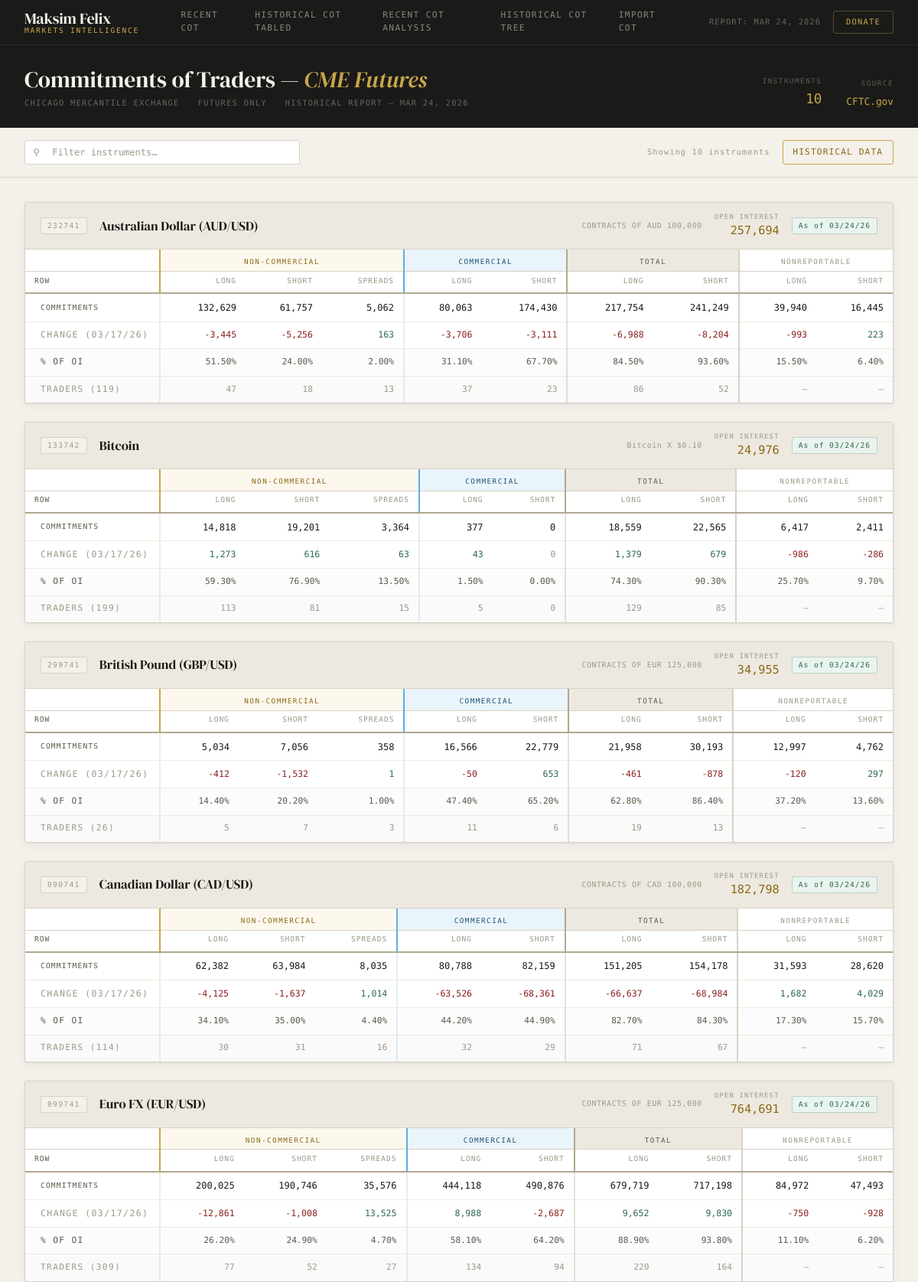
/date/2026-03-24/ (upper part), run on the app's committed database.
### Handle_Raw_COT/models.py (models this page shows, shortened)
class CotReport(models.Model):
    name         = models.CharField(
        max_length=64,
        choices=INSTRUMENT_CHOICES,
        db_index=True,
    )
    code         = models.CharField(
        max_length=20,
        blank=True,
        help_text="CFTC instrument code, e.g. 099741",
    )
    asset_class  = models.CharField(
        max_length=10,
        choices=ASSET_CLASS_CHOICES,
        blank=True,
        db_index=True,
    )
    contract_spec = models.CharField(
        max_length=128,
        blank=True,
        help_text="e.g. CONTRACTS OF EUR 125,000",
    )
    as_of_date   = models.DateField(
        db_index=True,
        help_text="CFTC report date (Tuesday of the reporting week)",
    )
    prev_date    = models.DateField(
        null=True, blank=True,
        help_text="Prior week date used for change calculations",
    )
    source_file  = models.CharField(
        max_length=128,
        blank=True,
        help_text="Original filename, e.g. deacmesf.htm",
    )
    import_log   = models.ForeignKey(
        ImportLog,
        null=True, blank=True,
        on_delete=models.SET_NULL,
        related_name="reports",
        help_text="The upload session that created/updated this row",
    )
    open_interest = models.BigIntegerField(default=0)
    oi_change     = models.BigIntegerField(
        default=0,
        help_text="Change in open interest from prior week (signed)",
    )
    nc_long    = models.BigIntegerField(default=0)
    nc_short   = models.BigIntegerField(default=0)
    nc_spreads = models.BigIntegerField(default=0)
    comm_long  = models.BigIntegerField(default=0)
    comm_short = models.BigIntegerField(default=0)
    total_long  = models.BigIntegerField(default=0)
    total_short = models.BigIntegerField(default=0)
    nr_long  = models.BigIntegerField(default=0)
    nr_short = models.BigIntegerField(default=0)
    chg_nc_long    = models.BigIntegerField(default=0)
    chg_nc_short   = models.BigIntegerField(default=0)
    chg_nc_spreads = models.BigIntegerField(default=0)
    chg_comm_long  = models.BigIntegerField(default=0)
    chg_comm_short = models.BigIntegerField(default=0)
    chg_total_long  = models.BigIntegerField(default=0)
    chg_total_short = models.BigIntegerField(default=0)
    chg_nr_long  = models.BigIntegerField(default=0)
    chg_nr_short = models.BigIntegerField(default=0)
    pct_nc_long    = models.DecimalField(max_digits=6, decimal_places=2, default=0)
    pct_nc_short   = models.DecimalField(max_digits=6, decimal_places=2, default=0)
    pct_nc_spreads = models.DecimalField(max_digits=6, decimal_places=2, default=0)
    pct_comm_long  = models.DecimalField(max_digits=6, decimal_places=2, default=0)
    pct_comm_short = models.DecimalField(max_digits=6, decimal_places=2, default=0)
    pct_total_long  = models.DecimalField(max_digits=6, decimal_places=2, default=0)
    pct_total_short = models.DecimalField(max_digits=6, decimal_places=2, default=0)
    pct_nr_long  = models.DecimalField(max_digits=6, decimal_places=2, default=0)
    pct_nr_short = models.DecimalField(max_digits=6, decimal_places=2, default=0)
    traders_total = models.PositiveIntegerField(default=0)
    trd_nc_long    = models.PositiveIntegerField(default=0)
    trd_nc_short   = models.PositiveIntegerField(default=0)
    trd_nc_spreads = models.PositiveIntegerField(default=0)
    trd_comm_long  = models.PositiveIntegerField(default=0)
    trd_comm_short = models.PositiveIntegerField(default=0)
    trd_total_long  = models.PositiveIntegerField(default=0)
    trd_total_short = models.PositiveIntegerField(default=0)
    created_at = models.DateTimeField(auto_now_add=True)
    updated_at = models.DateTimeField(auto_now=True)
    class Meta:
        constraints = [
            models.UniqueConstraint(
                fields=["name", "as_of_date"],
                name="unique_instrument_per_week",
            )
        ]
        ordering = ["-as_of_date", "name"]
        indexes = [
            models.Index(fields=["name", "as_of_date"]),    # primary lookup
            models.Index(fields=["as_of_date"]),             # all instruments for a week
            models.Index(fields=["asset_class", "as_of_date"]),  # filter by asset class
            models.Index(fields=["name", "-as_of_date"]),   # history for one instrument
        ]
        verbose_name = "COT Report"
        verbose_name_plural = "COT Reports"

### Display_Data/views.py (the view)
# urls.py: path('date/<str:date_str>/', views.date_detail, name='date_detail'),
def date_detail(request, date_str):
    from datetime import datetime
    try:
        date_obj = datetime.strptime(date_str, '%Y-%m-%d').date()
        reports = CotReport.objects.filter(as_of_date=date_obj).order_by('name')
        nav_items = get_nav_items()
        return render(request, 'Display/index.html', {
            'reports': reports,
            'instruments_count': reports.count(),
            'latest_date': date_obj,
            'all_dates': CotReport.objects.order_by('-as_of_date').values_list('as_of_date', flat=True).distinct(),
            'is_historical': True,
            'nav_items': nav_items,
        })
    except ValueError:
        return render(request, 'Display/date_list.html', {
            'error': 'Invalid date format',
        })

### Display_Data/views.py (called while the page is built)
def get_nav_items():
    return [
        {'url': '/', 'label': 'Recent COT'},
        {'url': '/dates/', 'label': 'Historical COT Tabled'},
        {'url': '/analysis/', 'label': 'Recent COT Analysis'},
        {'url': '/signals/', 'label': 'Historical COT Tree'},
        {'url': '/donate/', 'label': 'Import COT'},
    ]

### Templates/Display/index.html (shortened to what this page needs)
<!DOCTYPE html>
<html lang="en">
<head>
  {% load humanize %}
</head>
<body>
<header class="site-header">
  <div class="header-inner">
    <a href="/" class="logo">
      <span class="logo-name">Maksim Felix</span>
      <span class="logo-tag">Markets Intelligence</span>
    </a>
    <nav class="nav-primary">
      {% for item in nav_items %}
        <a href="{{ item.url }}" class="">{{ item.label }}</a>
      {% endfor %}
    </nav>
    <div class="header-right">
      <span class="report-date">Report: {% if latest_date %}{{ latest_date|date:"M d, Y" }}{% else %}N/A{% endif %}</span>
      <a href="https://cliomaxin.github.io/maksimfelix/patreon.html" class="btn-contact">Donate</a>
    </div>
  </div>
</header>
<section class="page-hero">
  <div class="page-hero-inner">
    <div>
      <h1>Commitments of Traders — <em>CME Futures</em></h1>
      <div class="hero-sub">
        <span>Chicago Mercantile Exchange</span>
        <span>Futures Only</span>
        <span>{% if is_historical %}Historical Report{% else %}Latest Report{% endif %} — {{ latest_date|date:"M d, Y" }}</span>
      </div>
    </div>
    <div class="hero-stats">
      <div class="hero-stat">
        <div class="hero-stat-label">Instruments</div>
        <div class="hero-stat-value">{{ instruments_count|default:0 }}</div>
      </div>
      <div class="hero-stat">
        <div class="hero-stat-label">Source</div>
        <div class="hero-stat-value" style="font-size:0.8rem;padding-top:4px;">CFTC.gov</div>
      </div>
    </div>
  </div>
</section>
<div class="toolbar">
  <div class="toolbar-search">
    <span class="toolbar-search-icon">&#9906;</span>
    <input type="text" id="searchInput" placeholder="Filter instruments…" autocomplete="off" />
  </div>
  <span class="toolbar-count" id="countLabel">Showing {{ instruments_count|default:0 }} instruments</span>
  <a href="/dates/" style="font-family: var(--font-mono); font-size: 0.7rem; letter-spacing: 0.1em; text-transform: uppercase; color: var(--gold); border: 1px solid var(--gold-light); padding: 0.4rem 0.8rem; border-radius: var(--radius); transition: all 0.15s; background: transparent;" onmouseover="this.style.background='var(--gold)'; this.style.color='var(--bg)'; this.style.borderColor='var(--gold)';" onmouseout="this.style.background='transparent'; this.style.color='var(--gold)'; this.style.borderColor='var(--gold-light)';">Historical Data</a>
</div>
<main class="page-body" id="mainContent">
  {% for instrument in reports %}
  <div class="instrument-block" data-name="{{ instrument.name|lower }}" data-code="{{ instrument.code }}">
    <div class="instrument-header">
      <span class="instrument-code">{{ instrument.code }}</span>
      <span class="instrument-name">{{ instrument.get_name_display|default:instrument.name }}</span>
      <span class="instrument-spec">{{ instrument.contract_spec }}</span>
      <div class="instrument-oi">
        <span class="oi-label">Open Interest</span>
        <span class="oi-value">{{ instrument.open_interest|intcomma }}</span>
      </div>
      <span class="instrument-asof">As of {{ instrument.as_of_date|date:"m/d/y" }}</span>
    </div>
    <div class="cot-table-wrap">
      <table class="cot-table">
        <thead>
          <tr class="thead-groups">
            <th class="col-label"></th>
            <th class="col-nc" colspan="3">Non-Commercial</th>
            <th class="col-comm" colspan="2">Commercial</th>
            <th class="col-total" colspan="2">Total</th>
            <th class="col-nr" colspan="2">Nonreportable</th>
          </tr>
          <tr class="thead-cols">
            <th class="col-label-sub">Row</th>
            <th class="sep-nc">Long</th>
            <th>Short</th>
            <th>Spreads</th>
            <th class="sep-comm">Long</th>
            <th>Short</th>
            <th class="sep-total">Long</th>
            <th>Short</th>
            <th class="sep-nr">Long</th>
            <th>Short</th>
          </tr>
        </thead>
        <tbody>
          <tr class="row-commitments">
            <td class="row-label">Commitments</td>
            <td class="sep-nc">{{ instrument.nc_long|intcomma }}</td>
            <td>{{ instrument.nc_short|intcomma }}</td>
            <td>{{ instrument.nc_spreads|intcomma }}</td>
            <td class="sep-comm">{{ instrument.comm_long|intcomma }}</td>
            <td>{{ instrument.comm_short|intcomma }}</td>
            <td class="sep-total">{{ instrument.total_long|intcomma }}</td>
            <td>{{ instrument.total_short|intcomma }}</td>
            <td class="sep-nr">{{ instrument.nr_long|intcomma }}</td>
            <td>{{ instrument.nr_short|intcomma }}</td>
          </tr>
          <tr class="row-change">
            <td class="row-label">Change ({{ instrument.prev_date|date:"m/d/y" }})</td>
            <td class="sep-nc {% if instrument.chg_nc_long > 0 %}val-pos{% elif instrument.chg_nc_long < 0 %}val-neg{% else %}val-zero{% endif %}">{{ instrument.chg_nc_long|intcomma }}</td>
            <td class="{% if instrument.chg_nc_short > 0 %}val-pos{% elif instrument.chg_nc_short < 0 %}val-neg{% else %}val-zero{% endif %}">{{ instrument.chg_nc_short|intcomma }}</td>
            <td class="{% if instrument.chg_nc_spreads > 0 %}val-pos{% elif instrument.chg_nc_spreads < 0 %}val-neg{% else %}val-zero{% endif %}">{{ instrument.chg_nc_spreads|intcomma }}</td>
            <td class="sep-comm {% if instrument.chg_comm_long > 0 %}val-pos{% elif instrument.chg_comm_long < 0 %}val-neg{% else %}val-zero{% endif %}">{{ instrument.chg_comm_long|intcomma }}</td>
            <td class="{% if instrument.chg_comm_short > 0 %}val-pos{% elif instrument.chg_comm_short < 0 %}val-neg{% else %}val-zero{% endif %}">{{ instrument.chg_comm_short|intcomma }}</td>
            <td class="sep-total {% if instrument.chg_total_long > 0 %}val-pos{% elif instrument.chg_total_long < 0 %}val-neg{% else %}val-zero{% endif %}">{{ instrument.chg_total_long|intcomma }}</td>
            <td class="{% if instrument.chg_total_short > 0 %}val-pos{% elif instrument.chg_total_short < 0 %}val-neg{% else %}val-zero{% endif %}">{{ instrument.chg_total_short|intcomma }}</td>
            <td class="sep-nr {% if instrument.chg_nr_long > 0 %}val-pos{% elif instrument.chg_nr_long < 0 %}val-neg{% else %}val-zero{% endif %}">{{ instrument.chg_nr_long|intcomma }}</td>
            <td class="{% if instrument.chg_nr_short > 0 %}val-pos{% elif instrument.chg_nr_short < 0 %}val-neg{% else %}val-zero{% endif %}">{{ instrument.chg_nr_short|intcomma }}</td>
          </tr>
          <tr class="row-pct">
            <td class="row-label">% of OI</td>
            <td class="sep-nc">{{ instrument.pct_nc_long }}%</td>
            <td>{{ instrument.pct_nc_short }}%</td>
            <td>{{ instrument.pct_nc_spreads }}%</td>
            <td class="sep-comm">{{ instrument.pct_comm_long }}%</td>
            <td>{{ instrument.pct_comm_short }}%</td>
            <td class="sep-total">{{ instrument.pct_total_long }}%</td>
            <td>{{ instrument.pct_total_short }}%</td>
            <td class="sep-nr">{{ instrument.pct_nr_long }}%</td>
            <td>{{ instrument.pct_nr_short }}%</td>
          </tr>
          <tr class="row-traders">
            <td class="row-label">Traders ({{ instrument.traders_total }})</td>
            <td class="sep-nc">{{ instrument.trd_nc_long }}</td>
            <td>{{ instrument.trd_nc_short }}</td>
            <td>{{ instrument.trd_nc_spreads }}</td>
            <td class="sep-comm">{{ instrument.trd_comm_long }}</td>
            <td>{{ instrument.trd_comm_short }}</td>
            <td class="sep-total">{{ instrument.trd_total_long }}</td>
            <td>{{ instrument.trd_total_short }}</td>
            <td class="sep-nr">—</td>
            <td>—</td>
          </tr>
        </tbody>
      </table>
    </div>
  </div>
  {% empty %}
    <div class="no-data">No instrument reports available yet.</div>
  {% endfor %}
</main>
</body>
</html>

### data on the page
CotReport: code "232741", name "Australian Dollar (AUD/USD)", contract_spec "CONTRACTS OF AUD 100,000", open_interest "257,694", as_of_date "03/24/26", nc_long "132,629", nc_short "61,757", nc_spreads "5,062", comm_long "80,063", comm_short "174,430", total_long "217,754", total_short "241,249", nr_long "39,940", nr_short "16,445", prev_date "03/17/26", chg_nc_long "-3,445", chg_nc_short "-5,256", chg_nc_spreads "163", chg_comm_long "-3,706", chg_comm_short "-3,111", chg_total_long "-6,988", chg_total_short "-8,204", chg_nr_long "-993", chg_nr_short "223", pct_nc_long "51.50", pct_nc_short "24.00", pct_nc_spreads "2.00", pct_comm_long "31.10", pct_comm_short "67.70", pct_total_long "84.50", pct_total_short "93.60", pct_nr_long "15.50", pct_nr_short "6.40", traders_total "119", trd_nc_long "47", trd_nc_short "18", trd_nc_spreads "13", trd_comm_long "37", trd_comm_short "23", trd_total_long "86", trd_total_short "52"
CotReport: code "133742", name "Bitcoin", contract_spec "Bitcoin X $0.10", open_interest "24,976", as_of_date "03/24/26", nc_long "14,818", nc_short "19,201", nc_spreads "3,364", comm_long "377", comm_short "0", total_long "18,559", total_short "22,565", nr_long "6,417", nr_short "2,411", prev_date "03/17/26", chg_nc_long "1,273", chg_nc_short "616", chg_nc_spreads "63", chg_comm_long "43", chg_comm_short "0", chg_total_long "1,379", chg_total_short "679", chg_nr_long "-986", chg_nr_short "-286", pct_nc_long "59.30", pct_nc_short "76.90", pct_nc_spreads "13.50", pct_comm_long "1.50", pct_comm_short "0.00", pct_total_long "74.30", pct_total_short "90.30", pct_nr_long "25.70", pct_nr_short "9.70", traders_total "199", trd_nc_long "113", trd_nc_short "81", trd_nc_spreads "15", trd_comm_long "5", trd_comm_short "0", trd_total_long "129", trd_total_short "85"
CotReport: code "299741", name "British Pound (GBP/USD)", contract_spec "CONTRACTS OF EUR 125,000", open_interest "34,955", as_of_date "03/24/26", nc_long "5,034", nc_short "7,056", nc_spreads "358", comm_long "16,566", comm_short "22,779", total_long "21,958", total_short "30,193", nr_long "12,997", nr_short "4,762", prev_date "03/17/26", chg_nc_long "-412", chg_nc_short "-1,532", chg_nc_spreads "1", chg_comm_long "-50", chg_comm_short "653", chg_total_long "-461", chg_total_short "-878", chg_nr_long "-120", chg_nr_short "297", pct_nc_long "14.40", pct_nc_short "20.20", pct_nc_spreads "1.00", pct_comm_long "47.40", pct_comm_short "65.20", pct_total_long "62.80", pct_total_short "86.40", pct_nr_long "37.20", pct_nr_short "13.60", traders_total "26", trd_nc_long "5", trd_nc_short "7", trd_nc_spreads "3", trd_comm_long "11", trd_comm_short "6", trd_total_long "19", trd_total_short "13"
CotReport: code "090741", name "Canadian Dollar (CAD/USD)", contract_spec "CONTRACTS OF CAD 100,000", open_interest "182,798", as_of_date "03/24/26", nc_long "62,382", nc_short "63,984", nc_spreads "8,035", comm_long "80,788", comm_short "82,159", total_long "151,205", total_short "154,178", nr_long "31,593", nr_short "28,620", prev_date "03/17/26", chg_nc_long "-4,125", chg_nc_short "-1,637", chg_nc_spreads "1,014", chg_comm_long "-63,526", chg_comm_short "-68,361", chg_total_long "-66,637", chg_total_short "-68,984", chg_nr_long "1,682", chg_nr_short "4,029", pct_nc_long "34.10", pct_nc_short "35.00", pct_nc_spreads "4.40", pct_comm_long "44.20", pct_comm_short "44.90", pct_total_long "82.70", pct_total_short "84.30", pct_nr_long "17.30", pct_nr_short "15.70", traders_total "114", trd_nc_long "30", trd_nc_short "31", trd_nc_spreads "16", trd_comm_long "32", trd_comm_short "29", trd_total_long "71", trd_total_short "67"
CotReport: code "099741", name "Euro FX (EUR/USD)", contract_spec "CONTRACTS OF EUR 125,000", open_interest "764,691", as_of_date "03/24/26", nc_long "200,025", nc_short "190,746", nc_spreads "35,576", comm_long "444,118", comm_short "490,876", total_long "679,719", total_short "717,198", nr_long "84,972", nr_short "47,493", prev_date "03/17/26", chg_nc_long "-12,861", chg_nc_short "-1,008", chg_nc_spreads "13,525", chg_comm_long "8,988", chg_comm_short "-2,687", chg_total_long "9,652", chg_total_short "9,830", chg_nr_long "-750", chg_nr_short "-928", pct_nc_long "26.20", pct_nc_short "24.90", pct_nc_spreads "4.70", pct_comm_long "58.10", pct_comm_short "64.20", pct_total_long "88.90", pct_total_short "93.80", pct_nr_long "11.10", pct_nr_short "6.20", traders_total "309", trd_nc_long "77", trd_nc_short "52", trd_nc_spreads "27", trd_comm_long "134", trd_comm_short "94", trd_total_long "220", trd_total_short "164"

### other printed values
{{ item.label }} "RECENT COT" "HISTORICAL COT TABLED" "RECENT COT ANALYSIS" "HISTORICAL COT TREE" "IMPORT COT"
{{ latest_date|date:"M d, Y" }} "MAR 24, 2026"
{{ instruments_count|default:0 }} "10"
